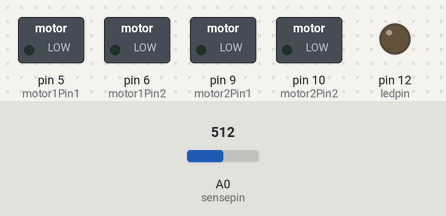
The sketch below on a simulated Arduino Uno, built with avr-gcc and run on an emulated ATmega328P. On the bench: switched loads named in the sketch (green lamp = pin HIGH), output pins drawn as LEDs (lit = HIGH). Inputs (shaded band) come from the test bench; at power-on: A0 (sensepin) = 512. The modem accepts every AT command (registered, SIM ready, sends succeed) and sends nothing else; what the sketch prints to the serial monitor is not drawn.

Above: at 14.2 s.
14.3 s: A0 (sensepin) set to 161
15.8 s: A0 (sensepin) set to 144
At 16.4 s:
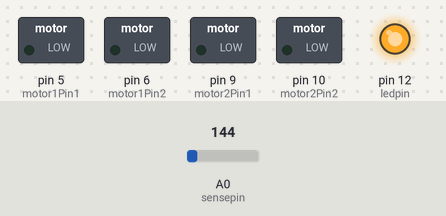
17.3 s: A0 (sensepin) set to 306
At 18.5 s:
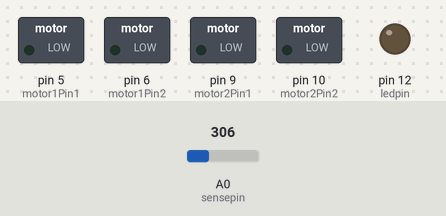
18.8 s: A0 (sensepin) set to 122
At 19.9 s:
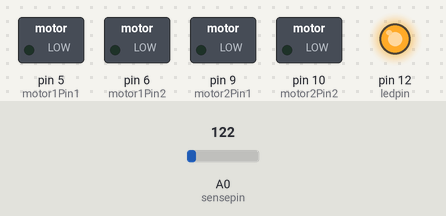
Timing chart, 0 to 21.3 s (numbered marks = the images above; inputs shaded):
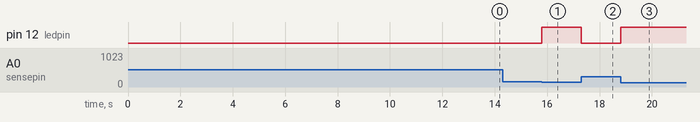

The sketch:

WiD.ino
```cpp
//include libraries
#include <SoftwareSerial.h>

SoftwareSerial esp8266(3, 2); //RX pin = 3, TX pin = 2

//definition of variables
#define DEBUG true //show messages between ESP8266 and Arduino in serial port
int state = 5; //define initial state of the robot (5 = stand-by)
//define motor pins
const int motor1Pin1 = 5;
const int motor1Pin2 = 6;
const int motor2Pin1 = 9;
const int motor2Pin2 = 10;
//led blink
int sensepin = 0;
int ledpin = 12;
//define motor speed
int motorSpeed = 150; //motor speed (PWM)

//*****
//SETUP
//*****
void setup()
{
  //set pin modes
  pinMode(motor1Pin1, OUTPUT);
  pinMode(motor1Pin2, OUTPUT);
  pinMode(motor2Pin1, OUTPUT);
  pinMode(motor2Pin2, OUTPUT);

  //start communication
  Serial.begin(115200);
  esp8266.begin(115200);

  sendData("AT+RST\r\n", 2000, DEBUG); //reset module
  sendData("AT+CWMODE=1\r\n", 1000, DEBUG); //set station mode
  sendData("AT+CWJAP=\"ghost\",\"sam12346\"\r\n", 2000, DEBUG); //connect wi-fi network (replace XXXXX by your Wi-Fi router SSID and YYYYY by its password
  delay(5000); //wait for connection

  sendData("AT+CIFSR\r\n", 1000, DEBUG); //show IP address
  sendData("AT+CIPMUX=1\r\n", 1000, DEBUG); //allow multiple connections
  sendData("AT+CIPSERVER=1,80\r\n", 1000, DEBUG); // start web server on port 80
  //led blink
  // put your setup code here, to run once:
  analogReference(DEFAULT); //not necessary

  //   Serial.begin(9600);
  pinMode(ledpin, OUTPUT);
}


//*********
//MAIN LOOP
//*********
void loop()
{

  if (esp8266.available())  //verify incoming data
  {
    if (esp8266.find("+IPD,")) //if there is a message
    {
      String msg;
      esp8266.find("?"); //look for the message
      msg = esp8266.readStringUntil(' '); //read whole message
      String command = msg.substring(0, 3); //first 3 characters = command
      Serial.println(command);

      //move forward
      if(command == "cm1") {
          state = 1;
      }

      //move backward
      if(command == "cm2") {
          state = 2;
      }

      //turn right
      if(command == "cm3") {
          state = 3;
       }

       //turn left
       if(command == "cm4") {
          state = 4;
       }

       //do nothing
       if(command == "cm5") {
          state = 5;
       }

    }
  }

  //STATE 1: move forward
  if (state == 1) {
    analogWrite(motor1Pin1, motorSpeed);
    digitalWrite(motor1Pin2, LOW);
    analogWrite(motor2Pin1, motorSpeed);
    digitalWrite(motor2Pin2, LOW);
  }
  //STATE 2: move backward
  if (state == 2) {
    digitalWrite(motor1Pin1, LOW);
    analogWrite(motor1Pin2, motorSpeed);
    digitalWrite(motor2Pin1, LOW);
    analogWrite(motor2Pin2, motorSpeed);  }
  //STATE 3: move right
  if (state == 3) {
    analogWrite(motor1Pin1, motorSpeed);
    digitalWrite(motor1Pin2, LOW);
    digitalWrite(motor2Pin1, LOW);
    analogWrite(motor2Pin2, motorSpeed);
  }
  //STATE 4: move left
  if (state == 4) {
    digitalWrite(motor1Pin1, LOW);
    analogWrite(motor1Pin2, motorSpeed);
    analogWrite(motor2Pin1, motorSpeed);
    digitalWrite(motor2Pin2, LOW);
  }
  //STATE 5: do nothing
  if (state == 5) {
    digitalWrite(motor1Pin1, LOW);
    digitalWrite(motor1Pin2, LOW);
    digitalWrite(motor2Pin1, LOW);
    digitalWrite(motor2Pin2, LOW);
  }
   int value = analogRead(sensepin);
  value = constrain(value, 20, 250);

  int ledlevel = map(value, 50, 250, 255, 0);
  analogWrite(ledpin, ledlevel);
}

//*******************
//Auxiliary functions
//*******************
String sendData(String command, const int timeout, boolean debug)
{
  String response = "";
  esp8266.print(command);
  long int time = millis();
  while ( (time + timeout) > millis())
  {
    while (esp8266.available())
    {
      char c = esp8266.read();
      response += c;
    }
  }
  if (debug)
  {
    Serial.print(response);
  }
  return response;

}
```

Measured:
- the behaviour switches between 151 and 150 on A0 (sensepin) (found by bisection; images 0 and 1)
- after the input at 14.3 s, every drawn part: stays the same
- after the input at 15.8 s, pin 12 (ledpin): LOW → HIGH at once
- after the input at 17.3 s, pin 12 (ledpin): HIGH → LOW at once
- after the input at 18.8 s, pin 12 (ledpin): LOW → HIGH at once
